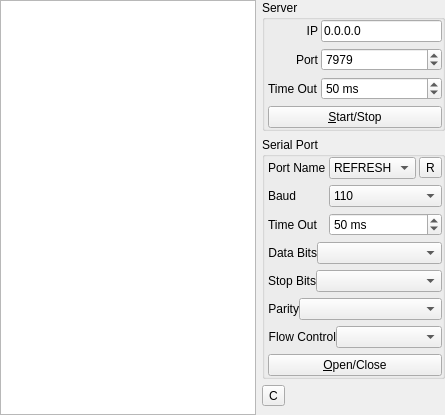
      <widget class="QWidget" name="tab_2">
       <attribute name="title">
        <string>TCP/IP Server &lt;=&gt; Serial Port</string>
       </attribute>
       <layout class="QGridLayout" name="gridLayout_3">
        <property name="leftMargin">
         <number>0</number>
        </property>
        <property name="topMargin">
         <number>0</number>
        </property>
        <property name="rightMargin">
         <number>0</number>
        </property>
        <property name="bottomMargin">
         <number>0</number>
        </property>
        <item row="0" column="0" rowspan="4">
         <widget class="QPlainTextEdit" name="pteServer">
          <property name="font">
           <font>
            <family>Liberation Mono</family>
           </font>
          </property>
          <property name="readOnly">
           <bool>true</bool>
          </property>
          <property name="maximumBlockCount">
           <number>50000</number>
          </property>
         </widget>
        </item>
        <item row="0" column="1" colspan="2">
         <widget class="QGroupBox" name="groupBox">
          <property name="sizePolicy">
           <sizepolicy hsizetype="Preferred" vsizetype="Fixed">
            <horstretch>0</horstretch>
            <verstretch>0</verstretch>
           </sizepolicy>
          </property>
          <property name="title">
           <string>Server</string>
          </property>
          <layout class="QGridLayout" name="gridLayout">
           <property name="leftMargin">
            <number>3</number>
           </property>
           <property name="topMargin">
            <number>0</number>
           </property>
           <property name="rightMargin">
            <number>0</number>
           </property>
           <property name="bottomMargin">
            <number>0</number>
           </property>
           <property name="horizontalSpacing">
            <number>3</number>
           </property>
           <property name="verticalSpacing">
            <number>6</number>
           </property>
           <item row="0" column="0">
            <widget class="QLabel" name="label">
             <property name="text">
              <string>IP</string>
             </property>
             <property name="alignment">
              <set>Qt::AlignRight|Qt::AlignTrailing|Qt::AlignVCenter</set>
             </property>
            </widget>
           </item>
           <item row="0" column="1">
            <widget class="QLineEdit" name="leIPServer">
             <property name="text">
              <string>0.0.0.0</string>
             </property>
            </widget>
           </item>
           <item row="1" column="0">
            <widget class="QLabel" name="label_2">
             <property name="text">
              <string>Port</string>
             </property>
             <property name="alignment">
              <set>Qt::AlignRight|Qt::AlignTrailing|Qt::AlignVCenter</set>
             </property>
            </widget>
           </item>
           <item row="1" column="1">
            <widget class="QSpinBox" name="sbPortServer">
             <property name="minimum">
              <number>1</number>
             </property>
             <property name="maximum">
              <number>65535</number>
             </property>
             <property name="singleStep">
              <number>1</number>
             </property>
             <property name="value">
              <number>7979</number>
             </property>
            </widget>
           </item>
           <item row="2" column="0">
            <widget class="QLabel" name="label_3">
             <property name="text">
              <string>Time Out</string>
             </property>
            </widget>
           </item>
           <item row="2" column="1">
            <widget class="QSpinBox" name="sbTimeOutServer">
             <property name="suffix">
              <string> ms</string>
             </property>
             <property name="prefix">
              <string/>
             </property>
             <property name="minimum">
              <number>1</number>
             </property>
             <property name="maximum">
              <number>30000</number>
             </property>
             <property name="singleStep">
              <number>100</number>
             </property>
             <property name="value">
              <number>50</number>
             </property>
            </widget>
           </item>
           <item row="3" column="0" colspan="2">
            <widget class="QPushButton" name="pbStartStopServer">
             <property name="text">
              <string>&amp;Start/Stop</string>
             </property>
             <property name="checkable">
              <bool>true</bool>
             </property>
            </widget>
           </item>
          </layout>
         </widget>
        </item>
        <item row="1" column="1" colspan="2">
         <widget class="QGroupBox" name="groupBox_2">
          <property name="sizePolicy">
           <sizepolicy hsizetype="Preferred" vsizetype="Fixed">
            <horstretch>0</horstretch>
            <verstretch>0</verstretch>
           </sizepolicy>
          </property>
          <property name="title">
           <string>Serial Port</string>
          </property>
          <layout class="QGridLayout" name="gridLayout_2">
           <property name="leftMargin">
            <number>3</number>
           </property>
           <property name="topMargin">
            <number>0</number>
           </property>
           <property name="rightMargin">
            <number>0</number>
           </property>
           <property name="bottomMargin">
            <number>0</number>
           </property>
           <property name="horizontalSpacing">
            <number>3</number>
           </property>
           <item row="0" column="0">
            <widget class="QLabel" name="label_4">
             <property name="text">
              <string>Port Name</string>
             </property>
            </widget>
           </item>
           <item row="0" column="1">
            <widget class="QComboBox" name="cbSerialPortServer">
             <item>
              <property name="text">
               <string>REFRESH</string>
              </property>
             </item>
            </widget>
           </item>
           <item row="0" column="2">
            <widget class="QToolButton" name="tbRefreshSerialServer">
             <property name="text">
              <string>R</string>
             </property>
             <property name="icon">
              <iconset resource="res.qrc">
               <normaloff>:/katynko/katynko/refresh2.png</normaloff>:/katynko/katynko/refresh2.png</iconset>
             </property>
            </widget>
           </item>
           <item row="1" column="0">
            <widget class="QLabel" name="label_5">
             <property name="text">
              <string>Baud</string>
             </property>
            </widget>
           </item>
           <item row="2" column="1" colspan="2">
            <widget class="QSpinBox" name="sbTimeOutSerialServer">
             <property name="suffix">
              <string> ms</string>
             </property>
             <property name="prefix">
              <string/>
             </property>
             <property name="minimum">
              <number>1</number>
             </property>
             <property name="maximum">
              <number>30000</number>
             </property>
             <property name="singleStep">
              <number>100</number>
             </property>
             <property name="value">
              <number>50</number>
             </property>
            </widget>
           </item>
           <item row="2" column="0">
            <widget class="QLabel" name="label_6">
             <property name="text">
              <string>Time Out</string>
             </property>
            </widget>
           </item>
           <item row="3" column="0" colspan="3">
            <layout class="QHBoxLayout" name="horizontalLayout_2">
             <item>
              <widget class="QLabel" name="label_13">
               <property name="sizePolicy">
                <sizepolicy hsizetype="Fixed" vsizetype="Fixed">
                 <horstretch>0</horstretch>
                 <verstretch>0</verstretch>
                </sizepolicy>
               </property>
               <property name="text">
                <string>Data Bits</string>
               </property>
               <property name="alignment">
                <set>Qt::AlignRight|Qt::AlignTrailing|Qt::AlignVCenter</set>
               </property>
              </widget>
             </item>
             <item>
              <widget class="QComboBox" name="cbDataBitsSerialServer"/>
             </item>
            </layout>
           </item>
           <item row="4" column="0" colspan="3">
            <layout class="QHBoxLayout" name="horizontalLayout_5">
             <item>
              <widget class="QLabel" name="label_15">
               <property name="sizePolicy">
                <sizepolicy hsizetype="Fixed" vsizetype="Fixed">
                 <horstretch>0</horstretch>
                 <verstretch>0</verstretch>
                </sizepolicy>
               </property>
               <property name="text">
                <string>Stop Bits</string>
               </property>
               <property name="alignment">
                <set>Qt::AlignRight|Qt::AlignTrailing|Qt::AlignVCenter</set>
               </property>
              </widget>
             </item>
             <item>
              <widget class="QComboBox" name="cbStopBitsSerialSever"/>
             </item>
            </layout>
           </item>
           <item row="5" column="0" colspan="3">
            <layout class="QHBoxLayout" name="horizontalLayout_3">
             <item>
              <widget class="QLabel" name="label_14">
               <property name="sizePolicy">
                <sizepolicy hsizetype="Fixed" vsizetype="Fixed">
                 <horstretch>0</horstretch>
                 <verstretch>0</verstretch>
                </sizepolicy>
               </property>
               <property name="text">
                <string>Parity</string>
               </property>
               <property name="alignment">
                <set>Qt::AlignRight|Qt::AlignTrailing|Qt::AlignVCenter</set>
               </property>
              </widget>
             </item>
             <item>
              <widget class="QComboBox" name="cbParitySerialServer"/>
             </item>
            </layout>
           </item>
           <item row="6" column="0" colspan="3">
            <layout class="QHBoxLayout" name="horizontalLayout_4">
             <item>
              <widget class="QLabel" name="label_16">
               <property name="sizePolicy">
                <sizepolicy hsizetype="Fixed" vsizetype="Fixed">
                 <horstretch>0</horstretch>
                 <verstretch>0</verstretch>
                </sizepolicy>
               </property>
               <property name="text">
                <string>Flow Control</string>
               </property>
               <property name="alignment">
                <set>Qt::AlignRight|Qt::AlignTrailing|Qt::AlignVCenter</set>
               </property>
              </widget>
             </item>
             <item>
              <widget class="QComboBox" name="cbFlowSerialServer"/>
             </item>
            </layout>
           </item>
           <item row="7" column="0" colspan="3">
            <widget class="QPushButton" name="pbOpenSerialServer">
             <property name="text">
              <string>&amp;Open/Close</string>
             </property>
             <property name="checkable">
              <bool>true</bool>
             </property>
            </widget>
           </item>
           <item row="1" column="1" colspan="2">
            <widget class="QComboBox" name="cbBaudSerialServer">
             <property name="currentIndex">
              <number>0</number>
             </property>
             <item>
              <property name="text">
               <string>110</string>
              </property>
             </item>
             <item>
              <property name="text">
               <string>150</string>
              </property>
             </item>
             <item>
              <property name="text">
               <string>300</string>
              </property>
             </item>
             <item>
              <property name="text">
               <string>600</string>
              </property>
             </item>
             <item>
              <property name="text">
               <string>1200</string>
              </property>
             </item>
             <item>
              <property name="text">
               <string>2400</string>
              </property>
             </item>
             <item>
              <property name="text">
               <string>4800</string>
              </property>
             </item>
             <item>
              <property name="text">
               <string>9600</string>
              </property>
             </item>
             <item>
              <property name="text">
               <string>19200</string>
              </property>
             </item>
             <item>
              <property name="text">
               <string>38400</string>
              </property>
             </item>
             <item>
              <property name="text">
               <string>57600</string>
              </property>
             </item>
             <item>
              <property name="text">
               <string>115200</string>
              </property>
             </item>
             <item>
              <property name="text">
               <string>230400</string>
              </property>
             </item>
             <item>
              <property name="text">
               <string>460800</string>
              </property>
             </item>
             <item>
              <property name="text">
               <string>921600</string>
              </property>
             </item>
            </widget>
           </item>
          </layout>
         </widget>
        </item>
        <item row="2" column="1">
         <widget class="QToolButton" name="tbClearServeLogr">
          <property name="toolTip">
           <string>Clear Log</string>
          </property>
          <property name="text">
           <string>C</string>
          </property>
          <property name="icon">
           <iconset resource="res.qrc">
            <normaloff>:/katynko/katynko/clear.png</normaloff>:/katynko/katynko/clear.png</iconset>
          </property>
         </widget>
        </item>
        <item row="3" column="2">
         <spacer name="verticalSpacer">
          <property name="orientation">
           <enum>Qt::Vertical</enum>
          </property>
          <property name="sizeHint" stdset="0">
           <size>
            <width>20</width>
            <height>3</height>
           </size>
          </property>
         </spacer>
        </item>
       </layout>
      </widget>
